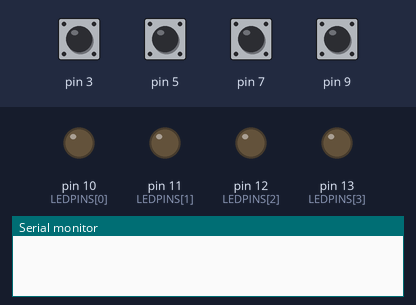
The sketch below on a simulated Arduino Uno, built with avr-gcc and run on an emulated ATmega328P. On the bench: output pins drawn as LEDs (lit = HIGH), the last lines printed to the serial monitor. The test bench sets the inputs (shaded band); at power-on: pin 3, pin 5, pin 7, pin 9 HIGH.

Above: at 1.6 s.
1.7 s: pin 3 pulled LOW for 0.5 s
At 2.22 s:
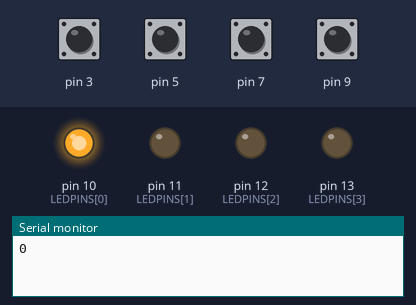
3.9 s: pin 5 pulled LOW for 0.5 s
At 4.34 s:
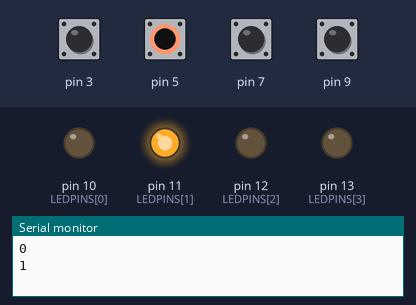
6.0 s: pin 7 pulled LOW for 0.5 s
At 6.8 s:
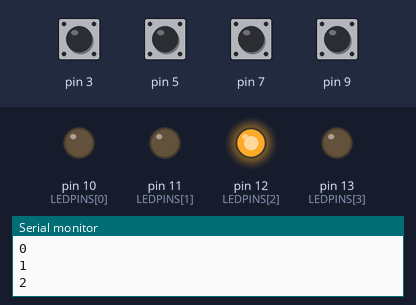
8.4 s: pin 9 pulled LOW for 0.5 s
At 9.29 s:
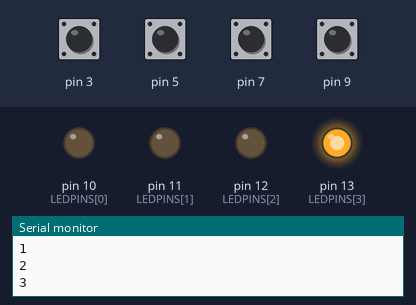
10.9 s: pin 3 driven LOW and pin 5 driven LOW and pin 7 driven LOW and pin 9 driven LOW
At 12.0 s:
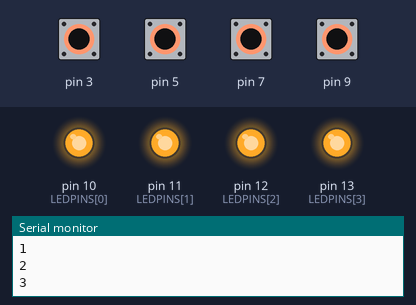
13.0 s: pin 3 driven HIGH
At 13.8 s:
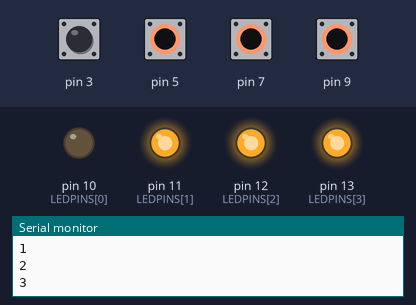
Timing chart, 0 to 15.5 s (numbered marks = the images above; inputs shaded):
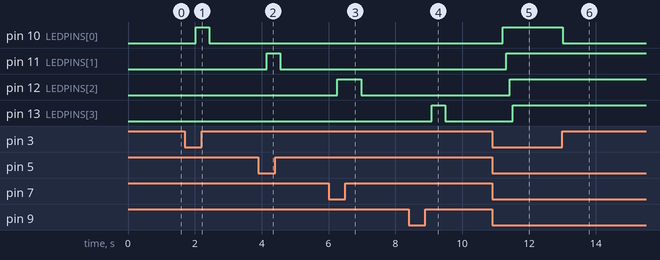

The sketch:

capacitivesensor2.ino
```cpp
#include <CapacitiveSensor.h>
int LEDPINS [4]={10,11,12,13};
bool states[4]={false,false,false,false};
CapacitiveSensor cs[]={CapacitiveSensor(2,3),CapacitiveSensor(4,5),CapacitiveSensor(6,7),CapacitiveSensor(8,9)};
int thresh[4]={8,10,12,8};
int last = 5;

void setup() {
  // put your setup code here, to run once:
  Serial.begin(9600);
  for (int i=0;i<4;i++)
    pinMode(LEDPINS[i],OUTPUT);
  //cs.set_CS_AutocaL_Millis(0xFFFFFFFF);
}

void loop() {
    // put your main code here, to run repeatedly:
   long start = millis();
   long total[4];
   for (int i=0;i<4;i++)
   {
    total[i]=(cs[i]).capacitiveSensor(10);
   }
   //***************************************************values******************************
 /* for (int i=0;i<4;i++)
  {
    Serial.print(total[i]);
    Serial.print(",");
  }
  Serial.println();*/
    //**********************************************************LED BLINKING******************
 for (int i=0;i<4;i++)
  {
    if (total[i]>thresh[i])
    {
       if (states[i]==false&&(last!=i))
       {
          last=i;
          states[i]=true;
          Serial.println(i);
          digitalWrite(LEDPINS[i],HIGH);
          delay(100);
       }
    }
    else
    {
       states[i]=false;
       digitalWrite(LEDPINS[i],LOW);
       delay(100);
    }
  }
}
```

Measured:
- after the input at 1.7 s, pin 10 (LEDPINS[0]): LOW → HIGH after 0.32 s, → LOW 0.40 s later
- after the input at 3.9 s, pin 11 (LEDPINS[1]): LOW → HIGH after 0.25 s, → LOW 0.40 s later
- after the input at 6.0 s, pin 12 (LEDPINS[2]): LOW → HIGH after 0.27 s, → LOW 0.71 s later
- after the input at 8.4 s, pin 13 (LEDPINS[3]): LOW → HIGH after 0.69 s, → LOW 0.40 s later
- after the input at 10.9 s, pin 10 (LEDPINS[0]): LOW → HIGH after 0.32 s; pin 11 (LEDPINS[1]): LOW → HIGH after 0.42 s; pin 12 (LEDPINS[2]): LOW → HIGH after 0.52 s; pin 13 (LEDPINS[3]): LOW → HIGH after 0.62 s
- after the input at 13.0 s, pin 10 (LEDPINS[0]): HIGH → LOW at once
